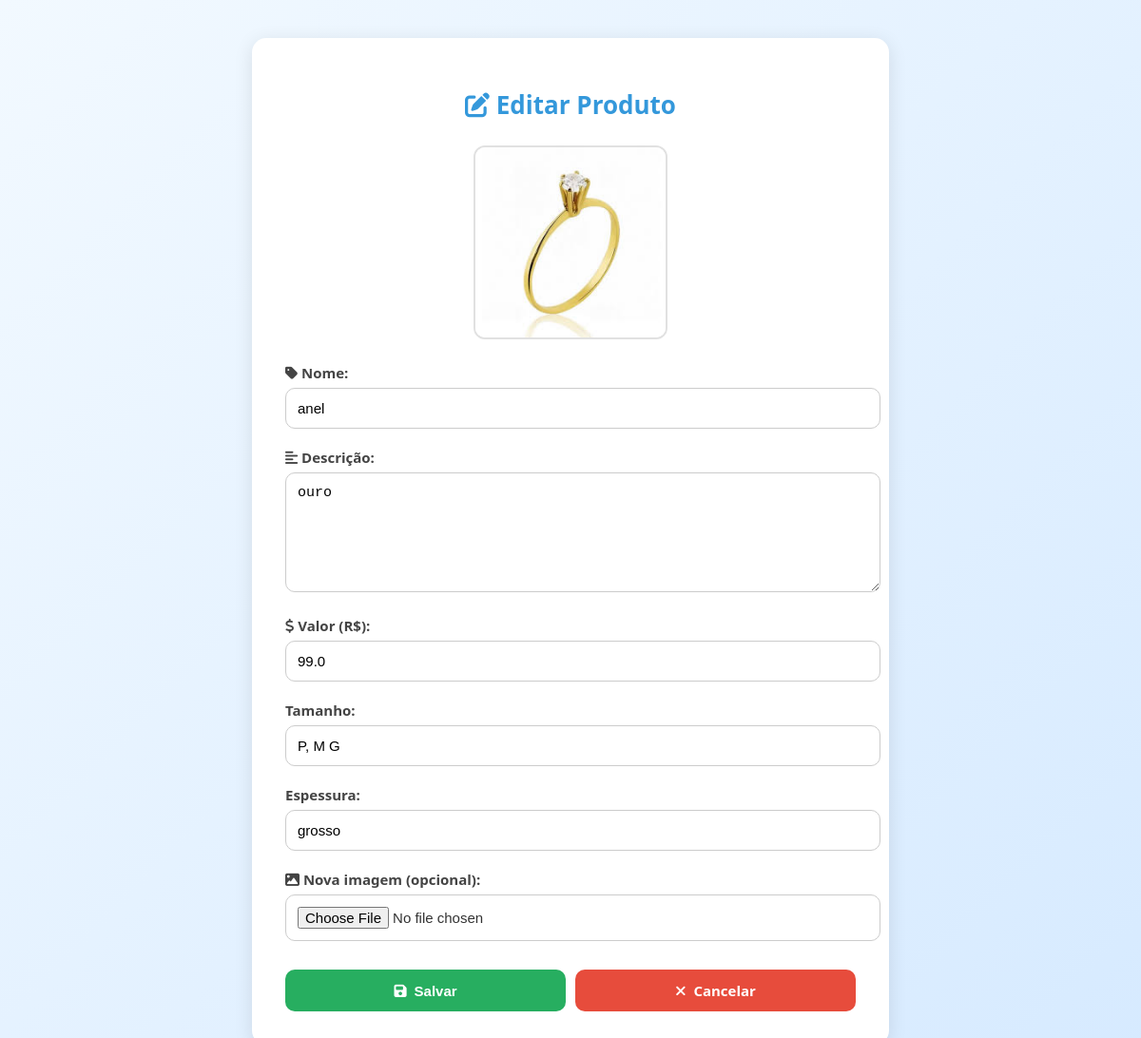
The page /editar_produto/1 on the database its author committed.
### app.py (models this page shows)
class Produto(db.Model):
    id = db.Column(db.Integer, primary_key=True)
    nome = db.Column(db.String(100), nullable=False)
    descricao = db.Column(db.Text, nullable=False)
    valor = db.Column(db.Float, nullable=False)
    foto_url = db.Column(db.String(200), nullable=False)
    estoque = db.Column(db.Integer, nullable=False, default=0)
    tamanho = db.Column(db.String(50), nullable=True)
    espessura = db.Column(db.String(50), nullable=True)
    desconto = db.Column(db.Integer, nullable=True, default=0)

### app.py (the view, shortened to what this page needs)
@app.route('/editar_produto/<int:id>', methods=['GET', 'POST'])
def editar_produto(id):
    produto = Produto.query.get_or_404(id)
    return render_template('editar_produto.html', produto=produto)

### app.py (called while the page is built)
@app.context_processor
def inject_carrinho_qtd():
    carrinho = session.get('carrinho', {})
    carrinho_qtd = sum(carrinho.values())
    return {'carrinho_qtd': carrinho_qtd}

@app.before_request
def checar_sessao():
    print(f"Usuário na sessão: {session.get('nome_usuario')}")

### templates/editar_produto.html (shortened to what this page needs)
<!DOCTYPE html>
<html lang="pt-br">
<head>
    <link rel="stylesheet" href="{{ url_for('static', filename='css/editar_produto.css') }}">
    <link rel="stylesheet" href="https://cdnjs.cloudflare.com/ajax/libs/font-awesome/6.5.0/css/all.min.css" />
</head>
<body>
    <div class="container">
        <h1><i class="fas fa-edit"></i> Editar Produto</h1>
        <div class="imagem-container">
            <img src="{{ produto.foto_url }}" alt="Imagem atual do produto" class="imagem-produto">
        </div>
        <form action="{{ url_for('editar_produto', id=produto.id) }}" method="post" enctype="multipart/form-data" class="formulario">
            <div class="campo">
                <label for="nome"><i class="fas fa-tag"></i> Nome:</label>
                <input type="text" id="nome" name="nome" value="{{ produto.nome }}" required>
            </div>
            <div class="campo">
                <label for="descricao"><i class="fas fa-align-left"></i> Descrição:</label>
                <textarea id="descricao" name="descricao" required>{{ produto.descricao }}</textarea>
            </div>
            <div class="campo">
                <label for="valor"><i class="fas fa-dollar-sign"></i> Valor (R$):</label>
                <input type="number" id="valor" step="0.01" name="valor" value="{{ produto.valor }}" required>
            </div>
            <div class="campo">
                <label for="tamanho">Tamanho:</label>
                <input type="text" name="tamanho" value="{{ produto.tamanho }}" required>
            </div>
            <div class="campo">
                <label for="espessura">Espessura:</label>
                <input type="text" name="espessura" value="{{ produto.espessura }}" required>
            </div>
            <div class="campo">
                <label for="foto"><i class="fas fa-image"></i> Nova imagem (opcional):</label>
                <input type="file" id="foto" name="foto" accept="image/*">
            </div>
            <div class="botoes">
                <button type="submit" class="btn salvar"><i class="fas fa-save"></i> Salvar</button>
                <a href="{{ url_for('painel_admin') }}" class="btn cancelar"><i class="fas fa-times"></i> Cancelar</a>
            </div>
        </form>
    </div>
</body>
</html>

### static/css/editar_produto.css (style rules this page uses)
body { font-family: 'Segoe UI', sans-serif; background: linear-gradient(135deg, #f2f9ff, #d6eaff); color: #333; display: flex; justify-content: center; padding: 40px 20px; margin: 0; }
.container { background-color: #ffffff; padding: 35px; border-radius: 15px; box-shadow: 0 4px 20px rgba(0, 0, 0, 0.1); max-width: 600px; width: 100%; text-align: center; }
h1 { margin-bottom: 25px; color: #3498db; font-size: 26px; }
.imagem-container { margin-bottom: 20px; }
.imagem-produto { max-width: 200px; border-radius: 12px; border: 2px solid #e1e1e1; transition: transform 0.3s ease; }
.formulario { text-align: left; margin-top: 20px; }
.campo { margin-bottom: 20px; }
label { display: block; margin-bottom: 6px; font-weight: 600; color: #444; font-size: 15px; }
input[type="text"], input[type="number"], input[type="file"], textarea { width: 100%; padding: 12px; border: 1px solid #ccc; border-radius: 10px; font-size: 15px; transition: border-color 0.3s; }
textarea { resize: vertical; min-height: 100px; }
.botoes { display: flex; justify-content: space-between; gap: 10px; margin-top: 30px; }
.btn { padding: 12px; border-radius: 10px; font-weight: bold; border: none; cursor: pointer; text-decoration: none; display: inline-flex; align-items: center; justify-content: center; font-size: 15px; flex: 1; transition: background-color 0.3s; }
.btn i { margin-right: 8px; }
.salvar { background-color: #27ae60; color: white; }
.cancelar { background-color: #e74c3c; color: white; }

### rows shown on the page
Produto: foto_url (picture), nome "anel", descricao "ouro", valor "99.0", tamanho "P, M G", espessura "grosso"
